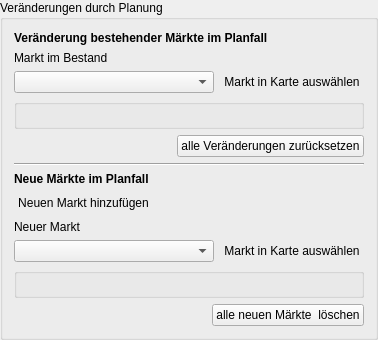
         <widget class="QgsCollapsibleGroupBox" name="mGroupBox_5">
          <property name="title">
           <string>Veränderungen durch Planung</string>
          </property>
          <property name="collapsed">
           <bool>false</bool>
          </property>
          <layout class="QVBoxLayout" name="verticalLayout_13">
           <item>
            <widget class="QLabel" name="label_13">
             <property name="font">
              <font>
               <weight>75</weight>
               <bold>true</bold>
              </font>
             </property>
             <property name="text">
              <string>Veränderung bestehender Märkte im Planfall</string>
             </property>
            </widget>
           </item>
           <item>
            <widget class="QLabel" name="label_14">
             <property name="text">
              <string>Markt im Bestand</string>
             </property>
            </widget>
           </item>
           <item>
            <layout class="QHBoxLayout" name="horizontalLayout_18">
             <item>
              <widget class="QComboBox" name="changed_market_combo">
               <property name="minimumSize">
                <size>
                 <width>200</width>
                 <height>0</height>
                </size>
               </property>
               <property name="toolTip">
                <string>&lt;html&gt;&lt;head/&gt;&lt;body&gt;&lt;p&gt;&lt;span style=&quot; font-weight:600;&quot;&gt;Punktuelle Maßnahme auswählen&lt;/span&gt;&lt;/p&gt;&lt;p&gt;Wählen Sie hier eine punktuelle Maßnahme über eine Liste aus, um sie bearbeiten zu können (Bezeichnung vergeben, einem Netz zuordnen, Kosten festlegen).&lt;/p&gt;&lt;/body&gt;&lt;/html&gt;</string>
               </property>
              </widget>
             </item>
             <item>
              <widget class="QPushButton" name="select_changed_market_button">
               <property name="sizePolicy">
                <sizepolicy hsizetype="Fixed" vsizetype="Fixed">
                 <horstretch>0</horstretch>
                 <verstretch>0</verstretch>
                </sizepolicy>
               </property>
               <property name="cursor">
                <cursorShape>PointingHandCursor</cursorShape>
               </property>
               <property name="toolTip">
                <string>&lt;html&gt;&lt;head/&gt;&lt;body&gt;&lt;p&gt;&lt;span style=&quot; font-weight:600;&quot;&gt;Punktuelle Maßnahme auswählen&lt;/span&gt;&lt;/p&gt;&lt;p&gt;Wählen Sie hier eine punktuelle Maßnahme über dire Karte aus, um sie bearbeiten zu können (Bezeichnung vergeben, einem Netz zuordnen, Kosten festlegen).&lt;/p&gt;&lt;/body&gt;&lt;/html&gt;</string>
               </property>
               <property name="text">
                <string>Markt in Karte auswählen</string>
               </property>
               <property name="icon">
                <iconset>
                 <normaloff>../../images/iconset_mob/20190619_iconset_mob_select_11.png</normaloff>
                 <normalon>../../images/iconset_mob/20190619_iconset_mob_select_21.png</normalon>../../images/iconset_mob/20190619_iconset_mob_select_11.png</iconset>
               </property>
               <property name="iconSize">
                <size>
                 <width>24</width>
                 <height>24</height>
                </size>
               </property>
               <property name="checkable">
                <bool>true</bool>
               </property>
               <property name="autoExclusive">
                <bool>false</bool>
               </property>
               <property name="flat">
                <bool>true</bool>
               </property>
              </widget>
             </item>
            </layout>
           </item>
           <item>
            <widget class="QGroupBox" name="changed_market_parameter_group">
             <property name="font">
              <font>
               <family>MS Shell Dlg 2</family>
               <pointsize>8</pointsize>
               <weight>50</weight>
               <bold>false</bold>
              </font>
             </property>
             <property name="title">
              <string/>
             </property>
             <layout class="QVBoxLayout" name="verticalLayout_18"/>
            </widget>
           </item>
           <item>
            <layout class="QHBoxLayout" name="horizontalLayout_9">
             <property name="topMargin">
              <number>0</number>
             </property>
             <property name="rightMargin">
              <number>0</number>
             </property>
             <item>
              <spacer name="horizontalSpacer_16">
               <property name="orientation">
                <enum>Qt::Horizontal</enum>
               </property>
               <property name="sizeHint" stdset="0">
                <size>
                 <width>40</width>
                 <height>20</height>
                </size>
               </property>
              </spacer>
             </item>
             <item>
              <widget class="QPushButton" name="reset_changed_markets_button">
               <property name="text">
                <string>alle Veränderungen zurücksetzen</string>
               </property>
              </widget>
             </item>
            </layout>
           </item>
           <item>
            <widget class="Line" name="line_5">
             <property name="orientation">
              <enum>Qt::Horizontal</enum>
             </property>
            </widget>
           </item>
           <item>
            <widget class="QLabel" name="label_12">
             <property name="font">
              <font>
               <weight>75</weight>
               <bold>true</bold>
              </font>
             </property>
             <property name="text">
              <string>Neue Märkte im Planfall</string>
             </property>
            </widget>
           </item>
           <item>
            <widget class="QPushButton" name="add_planfall_market_button">
             <property name="sizePolicy">
              <sizepolicy hsizetype="Fixed" vsizetype="Fixed">
               <horstretch>0</horstretch>
               <verstretch>0</verstretch>
              </sizepolicy>
             </property>
             <property name="cursor">
              <cursorShape>PointingHandCursor</cursorShape>
             </property>
             <property name="toolTip">
              <string>&lt;html&gt;&lt;head/&gt;&lt;body&gt;&lt;p&gt;&lt;span style=&quot; font-weight:600;&quot;&gt;Bestehenden Markt manuell hinzufügen&lt;/span&gt;&lt;/p&gt;&lt;p&gt;Einen bestehenden Lebensmittelmarkt in die Karte eintragen.&lt;/p&gt;&lt;/body&gt;&lt;/html&gt;</string>
             </property>
             <property name="text">
              <string>Neuen Markt hinzufügen</string>
             </property>
             <property name="icon">
              <iconset>
               <normaloff>../../images/iconset_mob/20190619_iconset_mob_market_add_1.png</normaloff>
               <normalon>../../images/iconset_mob/20190619_iconset_mob_market_add_2.png</normalon>../../images/iconset_mob/20190619_iconset_mob_market_add_1.png</iconset>
             </property>
             <property name="iconSize">
              <size>
               <width>24</width>
               <height>24</height>
              </size>
             </property>
             <property name="checkable">
              <bool>true</bool>
             </property>
             <property name="autoExclusive">
              <bool>false</bool>
             </property>
             <property name="flat">
              <bool>true</bool>
             </property>
            </widget>
           </item>
           <item>
            <widget class="QLabel" name="label_11">
             <property name="text">
              <string>Neuer Markt</string>
             </property>
            </widget>
           </item>
           <item>
            <layout class="QHBoxLayout" name="horizontalLayout_17">
             <item>
              <widget class="QComboBox" name="planfall_market_combo">
               <property name="minimumSize">
                <size>
                 <width>200</width>
                 <height>0</height>
                </size>
               </property>
               <property name="toolTip">
                <string>&lt;html&gt;&lt;head/&gt;&lt;body&gt;&lt;p&gt;&lt;span style=&quot; font-weight:600;&quot;&gt;Punktuelle Maßnahme auswählen&lt;/span&gt;&lt;/p&gt;&lt;p&gt;Wählen Sie hier eine punktuelle Maßnahme über eine Liste aus, um sie bearbeiten zu können (Bezeichnung vergeben, einem Netz zuordnen, Kosten festlegen).&lt;/p&gt;&lt;/body&gt;&lt;/html&gt;</string>
               </property>
              </widget>
             </item>
             <item>
              <widget class="QPushButton" name="select_planfall_market_button">
               <property name="sizePolicy">
                <sizepolicy hsizetype="Fixed" vsizetype="Fixed">
                 <horstretch>0</horstretch>
                 <verstretch>0</verstretch>
                </sizepolicy>
               </property>
               <property name="cursor">
                <cursorShape>PointingHandCursor</cursorShape>
               </property>
               <property name="toolTip">
                <string>&lt;html&gt;&lt;head/&gt;&lt;body&gt;&lt;p&gt;&lt;span style=&quot; font-weight:600;&quot;&gt;Punktuelle Maßnahme auswählen&lt;/span&gt;&lt;/p&gt;&lt;p&gt;Wählen Sie hier eine punktuelle Maßnahme über dire Karte aus, um sie bearbeiten zu können (Bezeichnung vergeben, einem Netz zuordnen, Kosten festlegen).&lt;/p&gt;&lt;/body&gt;&lt;/html&gt;</string>
               </property>
               <property name="text">
                <string>Markt in Karte auswählen</string>
               </property>
               <property name="icon">
                <iconset>
                 <normaloff>../../images/iconset_mob/20190619_iconset_mob_select_11.png</normaloff>
                 <normalon>../../images/iconset_mob/20190619_iconset_mob_select_21.png</normalon>../../images/iconset_mob/20190619_iconset_mob_select_11.png</iconset>
               </property>
               <property name="iconSize">
                <size>
                 <width>24</width>
                 <height>24</height>
                </size>
               </property>
               <property name="checkable">
                <bool>true</bool>
               </property>
               <property name="autoExclusive">
                <bool>false</bool>
               </property>
               <property name="flat">
                <bool>true</bool>
               </property>
              </widget>
             </item>
            </layout>
           </item>
           <item>
            <widget class="QGroupBox" name="planfall_market_parameter_group">
             <property name="font">
              <font>
               <family>MS Shell Dlg 2</family>
               <pointsize>8</pointsize>
               <weight>50</weight>
               <bold>false</bold>
              </font>
             </property>
             <property name="title">
              <string/>
             </property>
             <layout class="QVBoxLayout" name="verticalLayout_17"/>
            </widget>
           </item>
           <item>
            <layout class="QHBoxLayout" name="horizontalLayout_12">
             <property name="topMargin">
              <number>0</number>
             </property>
             <property name="rightMargin">
              <number>0</number>
             </property>
             <item>
              <spacer name="horizontalSpacer_19">
               <property name="orientation">
                <enum>Qt::Horizontal</enum>
               </property>
               <property name="sizeHint" stdset="0">
                <size>
                 <width>40</width>
                 <height>20</height>
                </size>
               </property>
              </spacer>
             </item>
             <item>
              <widget class="QPushButton" name="remove_planfall_markets_button">
               <property name="text">
                <string>alle neuen Märkte  löschen</string>
               </property>
              </widget>
             </item>
            </layout>
           </item>
          </layout>
         </widget>
